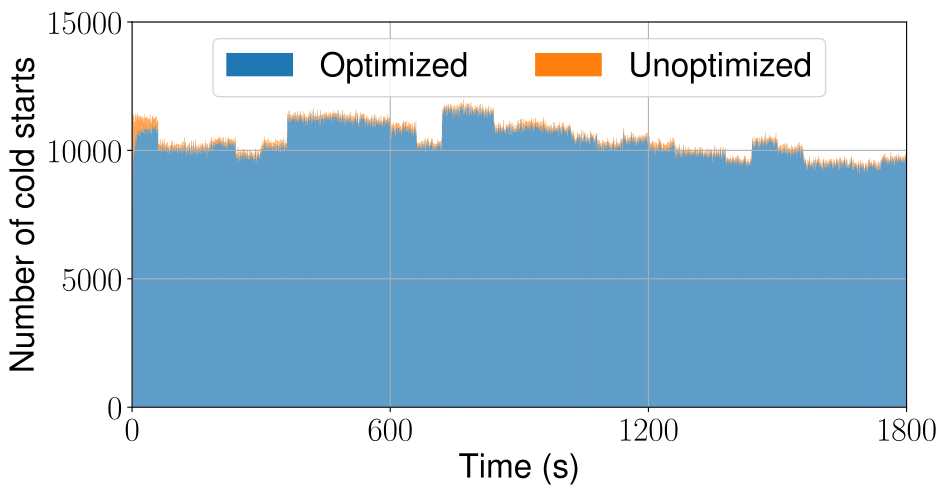

Write Python code to recreate this figure.
#!/usr/bin/python

import results
import matplotlib
import matplotlib.pyplot as plt
import numpy as np


RESULTS_FILE = "../results/simulation_d02_keepalive_10min_duration_30min.txt"
width = 1.0


x = results.read_column(RESULTS_FILE, 1)
yColdstarts = np.array(results.read_column(RESULTS_FILE, 6))
yOptimizedColdstarts = np.array(results.read_column(RESULTS_FILE, 27))

yUnoptimizedColdstarts = yColdstarts - yOptimizedColdstarts


first = x[0]
x = [elem - first for elem in x]
# Convert from ms to sec
x = [elem / 1000 for elem in x]

plt.rcParams.update({'font.size': 24, 'text.usetex': True, 'font.family': 'sans-serif', 'font.sans-serif': 'Helvetica'})
fig, ax = plt.subplots()

bottom = np.zeros(len(x))
ax.bar(x, yOptimizedColdstarts, width=width, label="Optimized", bottom=bottom)
bottom += yOptimizedColdstarts
ax.bar(x, yUnoptimizedColdstarts, width=width, label="Unoptimized", bottom=bottom)

ax.set_xlabel("Time (s)")
ax.set_ylabel("Number of cold starts")

xticks = np.arange(0, 1801, 600)
ax.set_xticks(xticks)
ax.grid()

# ax.set_yscale('log')
ax.set_ylim(ymin=0, ymax=15000)
ax.set_xlim(xmin=0, xmax=1800)
fig.set_figwidth(10)
fig.set_figheight(5)

ax.legend(ncol=5, loc='upper center')
plt.savefig("simulation-coldstarts.pdf", bbox_inches='tight')
plt.savefig("simulation-coldstarts.png", bbox_inches='tight')
plt.show()
